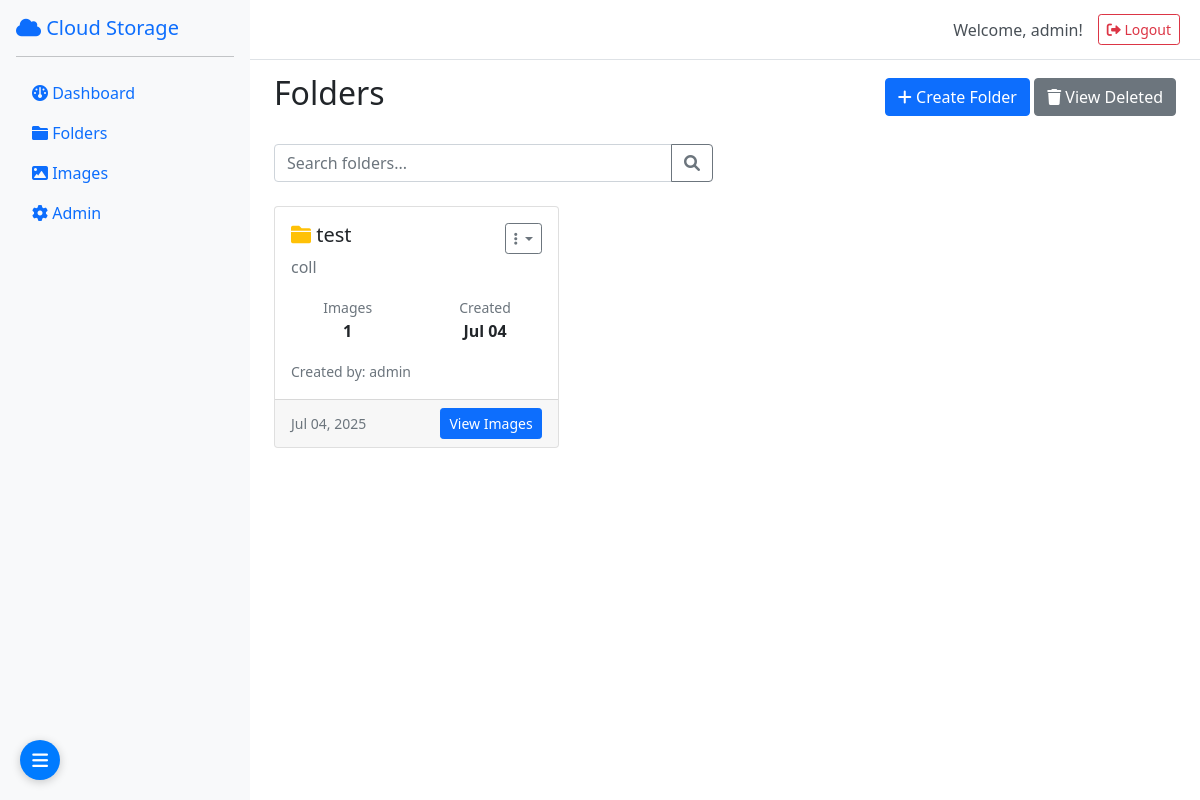
Page /folders/ (signed in) on the committed database.
### storage/models.py (models this page shows, shortened)
class BaseModel(models.Model):
    created_by = models.ForeignKey(User, on_delete=models.CASCADE, related_name='%(class)s_created')
    updated_by = models.ForeignKey(User, on_delete=models.CASCADE, related_name='%(class)s_updated', null=True, blank=True)
    deleted_by = models.ForeignKey(User, on_delete=models.CASCADE, related_name='%(class)s_deleted', null=True, blank=True)
    created_at = models.DateTimeField(auto_now_add=True)
    updated_at = models.DateTimeField(auto_now=True)
    deleted_at = models.DateTimeField(null=True, blank=True)
    is_deleted = models.BooleanField(default=False)
    class Meta:
        abstract = True

class Folder(BaseModel):
    name = models.CharField(max_length=255)
    description = models.TextField(blank=True)
    parent = models.ForeignKey('self', on_delete=models.CASCADE, null=True, blank=True, related_name='children')
    class Meta:
        unique_together = ['name', 'parent', 'created_by']
        ordering = ['name']
    @property
    def active_images_count(self):
        return self.images.filter(is_deleted=False).count()

### storage/views.py (the view, shortened to what this page needs)
# urls.py: path('folders/', views.folders_view, name='folders'),
@login_required
def folders_view(request):
    if request.user.is_superuser:
        folders = Folder.objects.filter(is_deleted=False)
    folders = folders.prefetch_related('images')
    user_permissions = {}
    for folder in folders:
        if request.user.is_superuser or folder.created_by == request.user:
            folder.user_permissions = ['view', 'create', 'update', 'delete', 'download']
        else:
            folder.user_permissions = user_permissions.get(folder.id, [])
    paginator = Paginator(folders, 20)
    page = request.GET.get('page')
    folders = paginator.get_page(page)
    return render(request, 'folders.html', {'folders': folders})

### templates/folders.html (shortened to what this page needs)
{% extends 'base.html' %}
{% block content %}
<div class="d-flex justify-content-between align-items-center mb-4">
    <h2>Folders</h2>
    <div>
        {% if user.is_superuser %}
        <button class="btn btn-primary" data-bs-toggle="modal" data-bs-target="#createFolderModal">
            <i class="fas fa-plus"></i> Create Folder
        </button>
        {% endif %}
        {% if user.is_superuser %}
        <button class="btn btn-secondary" onclick="showDeletedFolders()">
            <i class="fas fa-trash"></i> View Deleted
        </button>
        {% endif %}
    </div>
</div>
<div class="row mb-4">
    <div class="col-md-6">
        <div class="input-group">
            <input type="text" class="form-control" id="searchFolders" placeholder="Search folders...">
            <button class="btn btn-outline-secondary" type="button" onclick="searchFolders()">
                <i class="fas fa-search"></i>
            </button>
        </div>
    </div>
</div>
<div class="row" id="foldersContainer">
    {% if folders %}
        {% for folder in folders %}
        <div class="col-md-6 col-lg-4 mb-4 folder-item" data-folder-name="{{ folder.name|lower }}">
            <div class="card folder-card h-100">
                <div class="card-body">
                    <div class="d-flex justify-content-between align-items-start mb-3">
                        <div>
                            <h5 class="card-title">
                                <i class="fas fa-folder text-warning"></i>
                                {{ folder.name }}
                            </h5>
                            <p class="card-text text-muted">{{ folder.description|default:"No description" }}</p>
                        </div>
                        <div class="dropdown">
                            <button class="btn btn-sm btn-outline-secondary dropdown-toggle" type="button" data-bs-toggle="dropdown">
                                <i class="fas fa-ellipsis-v"></i>
                            </button>
                        </div>
                    </div>
                    <div class="row text-center">
                        <div class="col-6">
                            <small class="text-muted">Images</small>
                            <div class="fw-bold">{{ folder.active_images_count }}</div>
                        </div>
                        <div class="col-6">
                            <small class="text-muted">Created</small>
                            <div class="fw-bold">{{ folder.created_at|date:"M d" }}</div>
                        </div>
                    </div>
                    <div class="mt-3">
                        <small class="text-muted">
                            Created by: {{ folder.created_by.username }}
                        </small>
                    </div>
                </div>
                <div class="card-footer">
                    <div class="d-flex justify-content-between align-items-center">
                        <small class="text-muted">{{ folder.created_at|date:"M d, Y" }}</small>
                        <a href="{% url 'folder_images' folder.id %}" class="btn btn-sm btn-primary">
                            View Images
                        </a>
                    </div>
                </div>
            </div>
        </div>
        {% endfor %}
    {% endif %}
</div>
{% endblock %}

### templates/base.html (shortened to what this page needs)
<!DOCTYPE html>
<html lang="en">
<head>
    <link href="https://cdn.jsdelivr.net/npm/bootstrap@5.1.3/dist/css/bootstrap.min.css" rel="stylesheet">
    <link href="https://cdnjs.cloudflare.com/ajax/libs/font-awesome/6.0.0/css/all.min.css" rel="stylesheet">
</head>
<body>
    <div class="container-fluid">
        <div class="row">
            <div class="sidebar p-3" id="sidebar">
                <h5 class="text-primary sidebar-title">
                    <i class="fas fa-cloud"></i>
                    <span>Cloud Storage</span>
                </h5>
                <hr>
                <ul class="nav flex-column">
                    <li class="nav-item">
                        <a class="nav-link" href="{% url 'dashboard' %}">
                            <i class="fas fa-dashboard"></i>
                            <span>Dashboard</span>
                        </a>
                    </li>
                    <li class="nav-item">
                        <a class="nav-link" href="{% url 'folders' %}">
                            <i class="fas fa-folder"></i>
                            <span>Folders</span>
                        </a>
                    </li>
                    <li class="nav-item">
                        <a class="nav-link" href="{% url 'images' %}">
                            <i class="fas fa-image"></i>
                            <span>Images</span>
                        </a>
                    </li>
                    {% if user.is_superuser %}
                    <li class="nav-item">
                        <a class="nav-link" href="/admin/">
                            <i class="fas fa-cog"></i>
                            <span>Admin</span>
                        </a>
                    </li>
                    {% endif %}
                </ul>
            </div>
            <div class="top-bar" id="topBar">
                <div class="user-info">
                    <p class="welcome-text">Welcome, {{ user.username }}!</p>
                    <a href="{% url 'logout' %}" class="btn btn-outline-danger btn-sm">
                        <i class="fas fa-sign-out-alt"></i> Logout
                    </a>
                </div>
            </div>
            <div class="main-content p-4" id="mainContent">
                {% block content %}
                {% endblock %}
            </div>
        </div>
    </div>
    <button class="toggle-btn" id="toggleBtn" onclick="toggleSidebar()">
        <i class="fas fa-bars" id="toggleIcon"></i>
    </button>
</body>
</html>

### templates/base.html (style rules this page uses)
.sidebar { min-height: 100vh; background-color: #f8f9fa; transition: all 0.3s ease; width: 250px; position: fixed; left: 0; top: 0; z-index: 100; overflow-x: hidden; }
.top-bar { position: fixed; top: 0; left: 250px; width: calc(100% - 250px); height: 60px; background-color: #fff; border-bottom: 1px solid #dee2e6; z-index: 90; display: flex; align-items: center; justify-content: flex-end; padding: 0 20px; transition: all 0.3s ease; }
.top-bar .user-info { display: flex; align-items: center; gap: 15px; }
.top-bar .welcome-text { margin: 0; font-weight: 500; color: #495057; }
.main-content { min-height: calc(100vh - 60px); width: calc(100% - 250px); margin-left: 250px; margin-top: 50px; transition: all 0.3s ease; }
.toggle-btn { position: fixed; bottom: 20px; left: 20px; z-index: 1000; width: 40px; height: 40px; border-radius: 50%; background-color: #007bff; border: none; color: white; font-size: 18px; box-shadow: 0 2px 10px rgba(0,0,0,0.2); transition: all 0.3s ease; }
.nav-link { white-space: nowrap; }

### templates/folders.html (style rules this page uses)
.folder-card { transition: none !important; transform: none !important; }

### rows in the picture
Folder: name "test", description "coll", active_images_count "1", created_at "Jul 04", created_by.username "admin", created_at "Jul 04, 2025"

### other values in the picture
{{ user.username }} "admin"
